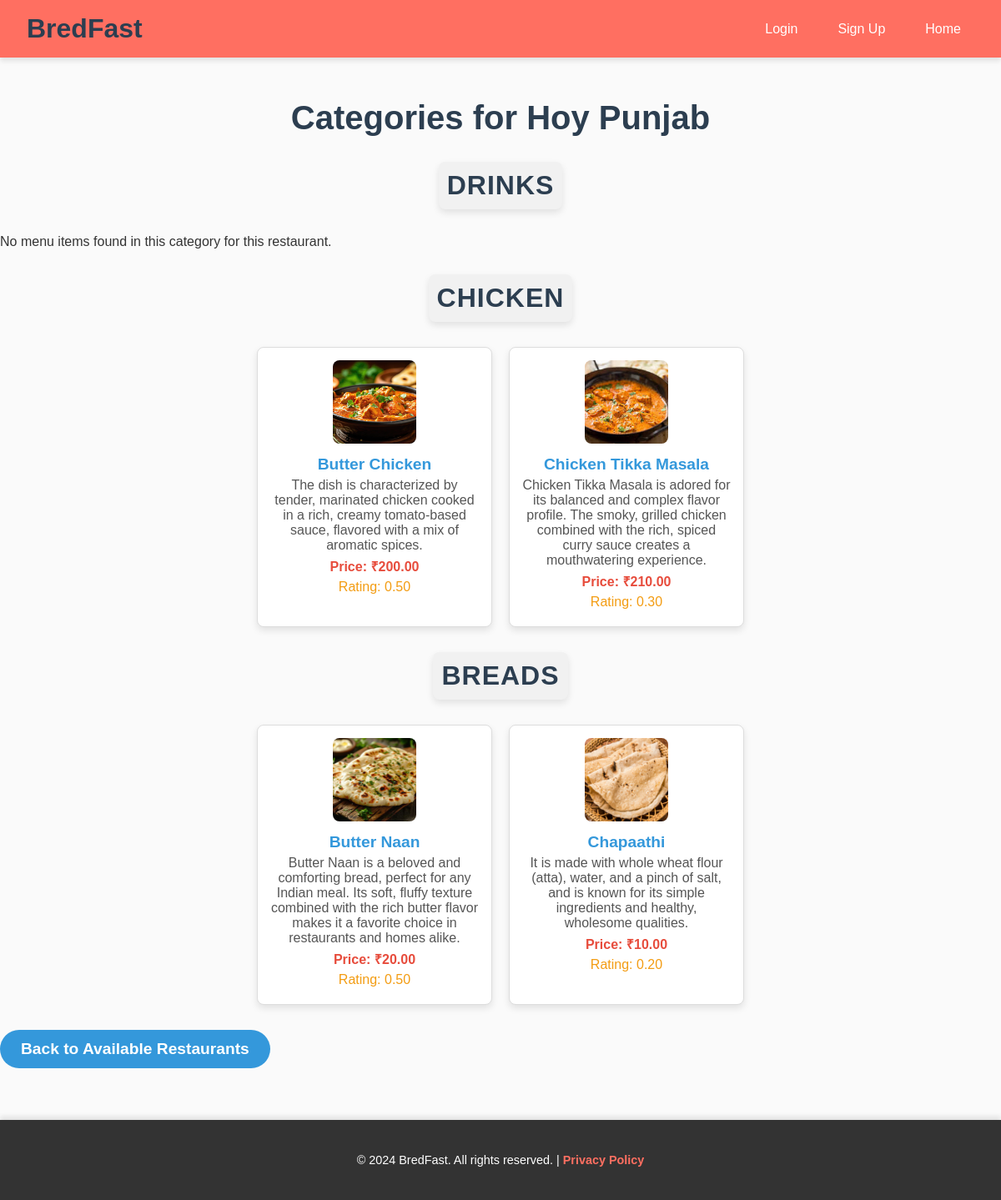
/restaurant/4/categories/, run on the app's committed database.
### check2_app/models.py (models this page shows, shortened)
class Restaurant(models.Model):
    name = models.CharField(max_length=255)
    address = models.CharField(max_length=255)
    latitude = models.FloatField(blank=True, null=True)
    longitude = models.FloatField(blank=True, null=True)
    image = models.ImageField(upload_to='uploads/restaurant_images/', blank=True, null=True)
    categories = models.ManyToManyField('Category', related_name='restaurants')

class Category(models.Model):
    name = models.CharField(max_length=100)
    image = models.ImageField(upload_to='uploads/menu_images/', blank=True, null=True)

class MenuItem(models.Model):
    restaurant = models.ForeignKey(Restaurant, on_delete=models.CASCADE, related_name="menu_items")
    name = models.CharField(max_length=255)
    category = models.ForeignKey(Category, on_delete=models.CASCADE)
    description = models.TextField(blank=True, null=True)
    price = models.DecimalField(max_digits=10, decimal_places=2)
    image = models.ImageField(upload_to='uploads/menu_images/', blank=True, null=True)
    rating = models.DecimalField(max_digits=2, decimal_places=2)

### check2_app/views.py (the view)
# urls.py: path("restaurant/<int:pk>/categories/", views.restaurant_categories, name='restaurant-categories'),
def restaurant_categories(request, pk):
    restaurant = get_object_or_404(Restaurant, id=pk)
    categories = restaurant.categories.all()
    categories_with_menu_items = []
    for category in categories:
        menu_items = category.menuitem_set.filter(restaurant=restaurant)
        categories_with_menu_items.append({
            'category': category,
            'menu_items': menu_items,
        })
    context = {
        'restaurant': restaurant,
        'categories_with_menu_items': categories_with_menu_items,
    }
    return render(request, 'restaurant_categories.html', context)

### templates/restaurant_categories.html (shortened to what this page needs)
<!DOCTYPE html>
<html lang="en">
<head>
</head>
<body>
    <header>
        <h1>BredFast</h1>
        <nav>
            {% if user.is_authenticated %}
                <a href="{% url 'logout' %}">Logout</a>
                <a href="{% url 'cart-view' %}">Cart</a>
                <a href="{% url 'home' %}">Home</a>
            {% else %}
                <a href="{% url 'login' %}">Login</a>
                <a href="{% url 'signup' %}">Sign Up</a>
                <a href="{% url 'home' %}">Home</a>
            {% endif %}
        </nav>
    </header>
    <h1>Categories for {{ restaurant.name }}</h1>
    {% if categories_with_menu_items %}
        {% for category_info in categories_with_menu_items %}
            <h2>{{ category_info.category.name }}</h2>
            {% if category_info.menu_items %}
                <div class="category-container">
                    <ul>
                        {% for menu_item in category_info.menu_items %}
                            <li>
                                <a href="{% url 'food-item' menu_item.id %}">
                                    {% if menu_item.image %}
                                        <img src="{{ menu_item.image.url }}" alt="{{ menu_item.name }}">
                                    {% endif %}
                                    <div class="menu-item-details">
                                        <strong>{{ menu_item.name }}</strong>
                                        <p>{{ menu_item.description }}</p>
                                        <p class="price">Price: ₹{{ menu_item.price }}</p>
                                        <p class="rating">Rating: {{ menu_item.rating }}</p>
                                    </div>
                                </a>
                            </li>
                        {% endfor %}
                    </ul>
                </div>
            {% else %}
                <p>No menu items found in this category for this restaurant.</p>
            {% endif %}
        {% endfor %}
    {% else %}
        <p>No categories found for this restaurant.</p>
    {% endif %}
    <a href="{% url 'available_restaurants' %}" class="back-btn">Back to Available Restaurants</a>
    <footer>
        <p>&copy; 2024 BredFast. All rights reserved. | <a href="#">Privacy Policy</a></p>
    </footer>
</body>
</html>

### templates/restaurant_categories.html (style rules this page uses)
body { font-family: 'Arial', sans-serif; background-color: #fafafa; color: #333; margin: 0; padding: 0; }
h1 { text-align: center; font-size: 2.5rem; color: #2c3e50; margin-top: 50px; font-weight: bold; }
h2 { font-size: 2rem; color: #2c3e50; margin: 30px auto; text-align: center; font-weight: 600; text-transform: uppercase; letter-spacing: 1px; padding: 10px; background-color: #f1f1f1; border-radius: 8px; width: fit-content; box-shadow: 0 4px 8px rgba(0, 0, 0, 0.1); }
.category-container { display: flex; flex-wrap: wrap; gap: 20px; justify-content: center; margin-top: 20px; }
ul { list-style-type: none; padding: 0; margin: 0; display: flex; flex-wrap: wrap; gap: 20px; justify-content: center; }
li { background-color: #fff; border: 1px solid #ddd; border-radius: 8px; width: 250px; padding: 15px; box-shadow: 0 4px 8px rgba(0, 0, 0, 0.1); transition: box-shadow 0.3s ease, transform 0.3s ease; text-align: center; }
a { text-decoration: none; color: inherit; }
img { width: 100px; height: 100px; object-fit: cover; border-radius: 8px; margin-bottom: 10px; }
.menu-item-details { color: #555; font-size: 1rem; }
.menu-item-details strong { font-size: 1.2rem; font-weight: 600; color: #3498db; }
.menu-item-details p { margin: 5px 0; }
.menu-item-details .price { font-weight: bold; color: #e74c3c; }
.menu-item-details .rating { color: #f39c12; }
a.back-btn { display: inline-block; margin: 30px auto; padding: 12px 25px; background-color: #3498db; color: white; text-decoration: none; font-size: 1.2rem; border-radius: 30px; text-align: center; font-weight: bold; }
header { background-color: #ff6f61; color: #fff; padding: 1rem 2rem; display: flex; justify-content: space-between; align-items: center; box-shadow: 0 4px 6px rgba(0, 0, 0, 0.1); position: sticky; top: 0; z-index: 1000; }
header h1 { font-size: 2rem; margin: 0; font-weight: bold; }
header nav { display: flex; gap: 1rem; }
header nav a { color: #fff; text-decoration: none; padding: 0.5rem 1rem; border-radius: 5px; transition: background-color 0.3s ease; }
footer { background-color: #333; color: #fff; text-align: center; padding: 2rem 1rem; margin-top: 2rem; box-shadow: 0 -4px 6px rgba(0, 0, 0, 0.1); }
footer p { margin: 0.5rem 0; font-size: 0.9rem; }
footer a { color: #ff6f61; text-decoration: none; font-weight: bold; }

### data on the page
Restaurant: name "Hoy Punjab"
Category: category.name "DRINKS", shows "No menu items found in this category for this restaurant."
Category: category.name "CHICKEN"
MenuItem: image (picture), name "Butter Chicken", description "The dish is characterized by tender, marinated chicken cooked in a rich, creamy tomato-based sauce, flavored with a mix of aromatic spices.", price "200.00", rating "0.50"
MenuItem: image (picture), name "Chicken Tikka Masala", description "Chicken Tikka Masala is adored for its balanced and complex flavor profile. The smoky, grilled chicken combined with the rich, spiced curry sauce creates a mouthwatering experience.", price "210.00", rating "0.30"
Category: category.name "BREADS"
MenuItem: image (picture), name "Butter Naan", description "Butter Naan is a beloved and comforting bread, perfect for any Indian meal. Its soft, fluffy texture combined with the rich butter flavor makes it a favorite choice in restaurants and homes alike.", price "20.00", rating "0.50"
MenuItem: image (picture), name "Chapaathi", description "It is made with whole wheat flour (atta), water, and a pinch of salt, and is known for its simple ingredients and healthy, wholesome qualities.", price "10.00", rating "0.20"
